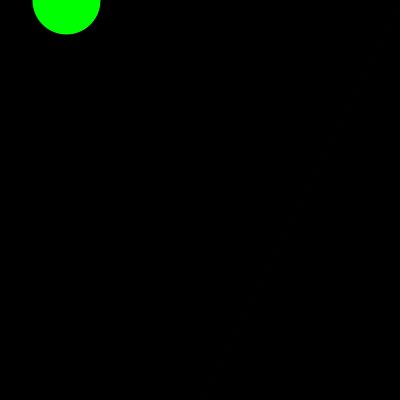
Frame 1 (no input)
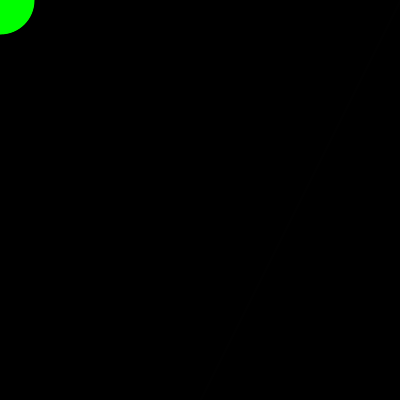
Frame 60 (the mouse pressed at the canvas centre just before this capture)
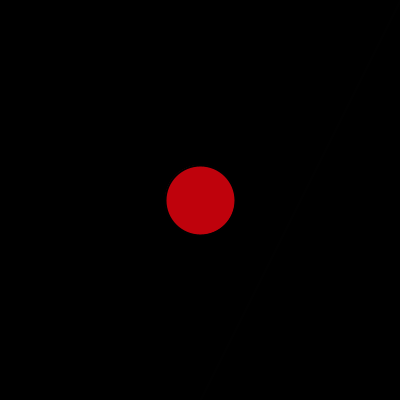
Frame 120 (the mouse held since frame 60 and released just before this capture)

The Processing sketch that drew these frames (run headless with seeded random() and noise(); from frame 60 on, the mouse is pressed at the canvas centre):

// Processing sketch: Valdes_Maria_3
// ── Valdes_Maria_3.pde
float posX;
int d;

void setup() {
  size(400,400);
  d = 70;
  posX = width/6;

  strokeWeight(2);
  stroke (255,255,255);
}
void draw() {
  background(0);
  stroke(1);
  line(width/1, 0, width/2, height);
  if(mousePressed){
    fill(random(255),random(20),random(20)); 
  } else {
    fill(0, 255,0);
  }
  
  if(mouseX > width/2) {
    fill(0,255,255);
  }
  
  if(mouseY < 50){
    stroke(0,0,0);
  } else if(mouseY < 100){
    stroke(0,0,255);
  } 
  
  
  ellipse(posX, mouseY, d, d);
  posX= mouseX;
  println(mousePressed);
}
